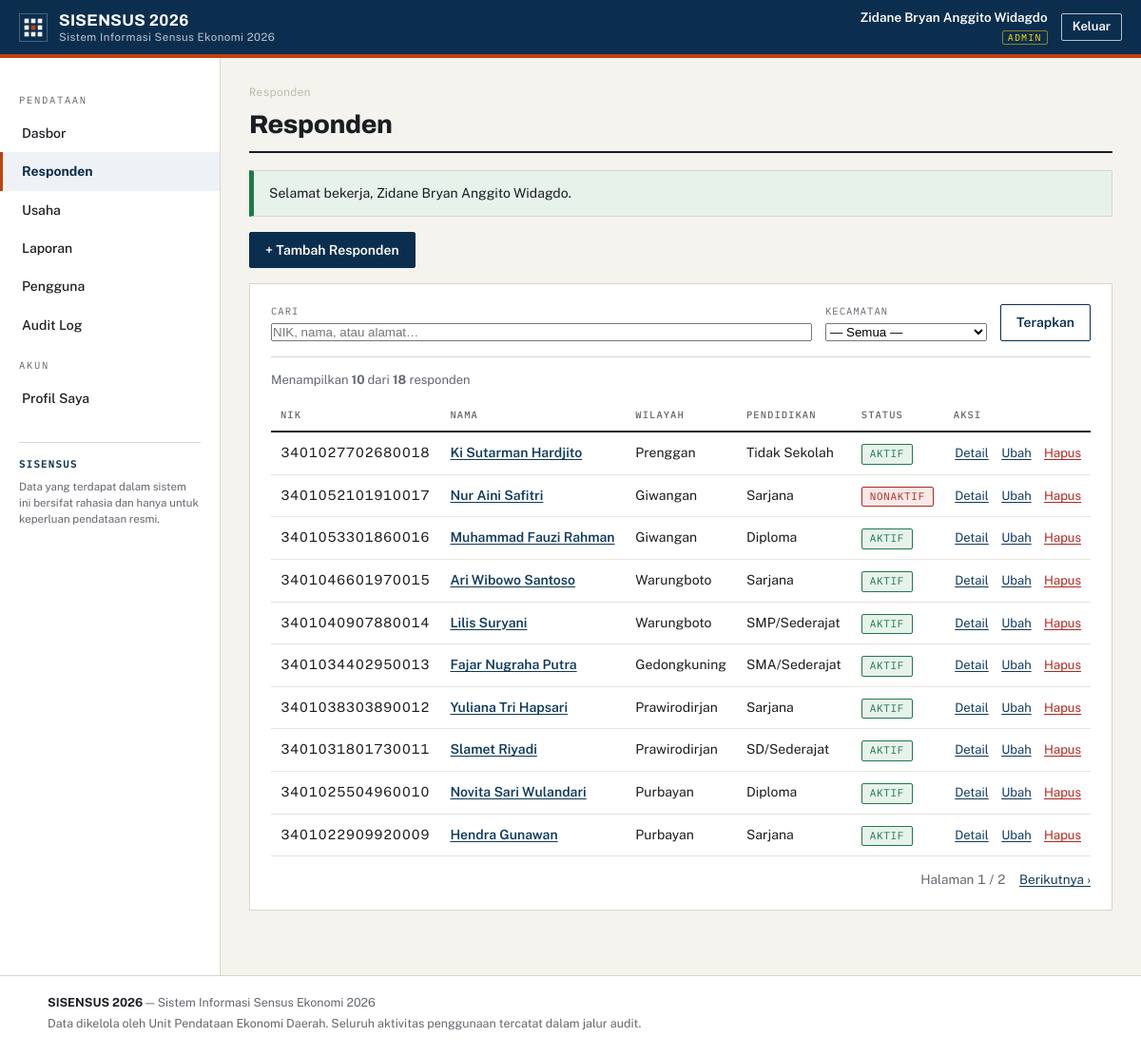
/responden/index.php (signed in), run on the app's committed database.
### tables this page shows
CREATE TABLE users (
  id                    INT UNSIGNED NOT NULL AUTO_INCREMENT,
  username              VARCHAR(50)  NOT NULL,
  email                 VARCHAR(120) NOT NULL,
  password_hash         VARCHAR(255) NOT NULL,
  full_name             VARCHAR(100) NOT NULL,
  role                  ENUM('admin','operator','pimpinan') NOT NULL DEFAULT 'operator',
  is_active             TINYINT(1)   NOT NULL DEFAULT 1,
  failed_login_attempts INT UNSIGNED NOT NULL DEFAULT 0,
  locked_until          DATETIME     NULL DEFAULT NULL,
  last_login_at         DATETIME     NULL DEFAULT NULL,
  created_at            DATETIME     NOT NULL DEFAULT CURRENT_TIMESTAMP,
  updated_at            DATETIME     NOT NULL DEFAULT CURRENT_TIMESTAMP ON UPDATE CURRENT_TIMESTAMP,
  PRIMARY KEY (id),
  UNIQUE KEY uq_users_username (username),
  UNIQUE KEY uq_users_email (email),
  KEY idx_users_role (role)
);

CREATE TABLE responden (
  id               INT UNSIGNED NOT NULL AUTO_INCREMENT,
  nik              VARCHAR(16)  NOT NULL,
  nama_lengkap     VARCHAR(100) NOT NULL,
  jenis_kelamin    ENUM('L','P') NOT NULL,
  tanggal_lahir    DATE         NOT NULL,
  alamat           VARCHAR(255) NOT NULL,
  wilayah_id       INT UNSIGNED NOT NULL,
  telepon          VARCHAR(20)  NULL DEFAULT NULL,
  pendidikan       ENUM('Tidak Sekolah','SD/Sederajat','SMP/Sederajat',
                        'SMA/Sederajat','Diploma','Sarjana','Pascasarjana')
                   NOT NULL DEFAULT 'SMA/Sederajat',
  pekerjaan_utama  VARCHAR(100) NULL DEFAULT NULL,
  status           ENUM('aktif','nonaktif') NOT NULL DEFAULT 'aktif',
  created_by       INT UNSIGNED NULL DEFAULT NULL,
  created_at       DATETIME     NOT NULL DEFAULT CURRENT_TIMESTAMP,
  updated_at       DATETIME     NOT NULL DEFAULT CURRENT_TIMESTAMP ON UPDATE CURRENT_TIMESTAMP,
  PRIMARY KEY (id),
  UNIQUE KEY uq_responden_nik (nik),
  KEY idx_responden_nama (nama_lengkap),
  KEY idx_responden_wilayah (wilayah_id),
  KEY idx_responden_creator (created_by),
  CONSTRAINT fk_responden_wilayah FOREIGN KEY (wilayah_id)
    REFERENCES wilayah (id) ON DELETE RESTRICT ON UPDATE CASCADE,
  CONSTRAINT fk_responden_creator FOREIGN KEY (created_by)
    REFERENCES users (id) ON DELETE SET NULL ON UPDATE CASCADE
);

CREATE TABLE wilayah (
  id        INT UNSIGNED NOT NULL AUTO_INCREMENT,
  kode      VARCHAR(16)  NOT NULL,
  nama      VARCHAR(100) NOT NULL,
  tingkat   ENUM('kota','kecamatan','kelurahan') NOT NULL,
  parent_id INT UNSIGNED NULL DEFAULT NULL,
  PRIMARY KEY (id),
  UNIQUE KEY uq_wilayah_kode (kode),
  KEY idx_wilayah_parent (parent_id),
  CONSTRAINT fk_wilayah_parent FOREIGN KEY (parent_id)
    REFERENCES wilayah (id) ON DELETE RESTRICT ON UPDATE CASCADE
);

### app/helpers.php (called while the page is built, shortened)
<?php
function e(?string $value): string
{
    return htmlspecialchars((string)$value, ENT_QUOTES | ENT_SUBSTITUTE, 'UTF-8');
}
function u(string $path): string
{
    return BASE_URL . '/' . ltrim($path, '/');
}
function flash_get(): ?array
{
    if (isset($_SESSION['flash'])) {
        $f = $_SESSION['flash'];
        return $f;
    }
    return null;
}
function int_input(string $key, int $default = 0): int
{
    $v = $_GET[$key] ?? $_POST[$key] ?? $default;
    return (int)$v;
}
function str_input(string $key, string $default = ''): string
{
    $v = $_GET[$key] ?? $_POST[$key] ?? $default;
    return is_string($v) ? trim($v) : $default;
}

### app/auth.php (called while the page is built, shortened)
<?php
function current_user(): ?array
{
    static $cached = false;
    static $user = null;
    if ($cached) return $user;
    $cached = true;
    $stmt = db()->prepare(
        'SELECT id, username, email, full_name, role, is_active
         FROM users WHERE id = ? AND is_active = 1 LIMIT 1'
    );
    $stmt->execute([(int)$_SESSION['user_id']]);
    $user = $stmt->fetch() ?: null;
    return $user;
}
function is_logged_in(): bool
{
    return current_user() !== null;
}
function require_login(): array
{
    $user = current_user();
    return $user;
}
function can_edit_data(): bool
{
    $user = current_user();
    return $user !== null && in_array($user['role'], ['admin', 'operator'], true);
}

### app/db.php (called while the page is built, shortened)
<?php
function db(): PDO
{
    static $pdo = null;
    if ($pdo === null) {
        $dsn = sprintf(
            'mysql:host=%s;port=%s;dbname=%s;charset=utf8mb4',
            DB_HOST, DB_PORT, DB_NAME
        );
        try {
            $pdo = new PDO($dsn, DB_USER, DB_PASS, [
                PDO::ATTR_ERRMODE            => PDO::ERRMODE_EXCEPTION,
                PDO::ATTR_DEFAULT_FETCH_MODE => PDO::FETCH_ASSOC,
                PDO::ATTR_EMULATE_PREPARES   => false,
                PDO::ATTR_STRINGIFY_FETCHES  => false,
            ]);
        } catch (PDOException $e) {
            error_log('[DB] ' . $e->getMessage());
            http_response_code(500);
            echo '<!doctype html><html lang="id"><meta charset="utf-8">'
               . '<title>Kesalahan Server</title>'
               . '<body style="font-family:sans-serif;text-align:center;padding-top:10vh">'
               . '<h1>503 — Layanan basis data tidak tersedia</h1>'
               . '<p>Silakan hubungi administrator sistem.</p></body></html>';
            exit;
        }
    }
    return $pdo;
}

### app/bootstrap.php (called while the page is built, shortened)
<?php
require_once __DIR__ . '/db.php';
require_once __DIR__ . '/helpers.php';
require_once __DIR__ . '/auth.php';
if (is_logged_in()) {
    $now = time();
    if (isset($_SESSION['last_activity']) && ($now - $_SESSION['last_activity']) > SESSION_IDLE_TIMEOUT) {
        audit_log('LOGOUT_IDLE', null, null, 'Sesi berakhir karena idle');
        session_unset();
        session_destroy();
        session_start();
        session_regenerate_id(true);
        flash_set('peringatan', 'Sesi Anda berakhir karena tidak ada aktivitas. Silakan masuk kembali.');
        redirect('login.php');
    }
    if (isset($_SESSION['session_start']) && ($now - $_SESSION['session_start']) > SESSION_ABS_TIMEOUT) {
        audit_log('LOGOUT_ABSOLUTE', null, null, 'Sesi mencapai batas absolut');
        session_unset();
        session_destroy();
        session_start();
        session_regenerate_id(true);
        flash_set('peringatan', 'Masa sesi habis. Silakan masuk kembali.');
        redirect('login.php');
    }
    $_SESSION['last_activity'] = $now;
    if (!isset($_SESSION['session_start'])) {
        $_SESSION['session_start'] = $now;
    }
}

### responden/index.php (the view, shortened to what this page needs)
<?php
require_once __DIR__ . '/../app/bootstrap.php';
$user = require_login();
$q        = str_input('q', '');
$wilayah  = int_input('wilayah', 0);
$page     = max(1, int_input('page', 1));
$perPage  = 10;
$where  = [];
$whereSql = $where ? ('WHERE ' . implode(' AND ', $where)) : '';
$countStmt = db()->prepare("SELECT COUNT(*) c FROM responden r {$whereSql}");
$countStmt->execute();
$total = (int)$countStmt->fetch()['c'];
$pages = max(1, (int)ceil($total / $perPage));
$page  = min($page, $pages);
$offset = ($page - 1) * $perPage;
$sql = "SELECT r.*, w.nama wilayah_nama, w.tingkat wilayah_tingkat, cu.full_name pencatat
        FROM responden r
        JOIN wilayah w ON w.id = r.wilayah_id
        LEFT JOIN users cu ON cu.id = r.created_by
        {$whereSql}
        ORDER BY r.id DESC
        LIMIT {$perPage} OFFSET {$offset}";
$stmt = db()->prepare($sql);
$stmt->execute();
$rows = $stmt->fetchAll();
$active = 'responden';
$page_title = 'Responden';
$breadcrumb = ['Responden' => null];
require __DIR__ . '/../templates/header_app.php';
?>
<?php if ($canEdit): ?>
<div class="page-actions">
  <a class="btn btn-primary" href="<?= e(u('responden/tambah.php')) ?>">+ Tambah Responden</a>
</div>
<?php endif; ?>
<section class="panel">
  <form class="filterbar" method="get" action="<?= e(u('responden/index.php')) ?>">
    <div class="filter-field filter-grow">
      <label for="q">Cari</label>
      <input type="text" id="q" name="q" value="<?= e($q) ?>" placeholder="NIK, nama, atau alamat…">
    </div>
    <div class="filter-field">
      <label for="wilayah">Kecamatan</label>
      <select id="wilayah" name="wilayah">
        <option value="0">— Semua —</option>
      </select>
    </div>
    <div class="filter-actions">
      <button class="btn" type="submit">Terapkan</button>
    </div>
  </form>
  <p class="result-count">Menampilkan <strong><?= count($rows) ?></strong> dari <strong><?= number_format($total, 0, ',', '.') ?></strong> responden</p>
  <table class="table">
    <thead>
      <tr>
        <th>NIK</th><th>Nama</th><th>Wilayah</th><th>Pendidikan</th><th>Status</th><th class="td-right">Aksi</th>
      </tr>
    </thead>
    <tbody>
    <?php if (!$rows): ?>
      <tr><td colspan="6" class="empty">Tidak ada responden yang cocok dengan pencarian.</td></tr>
    <?php else: foreach ($rows as $row): ?>
      <tr>
        <td class="td-num"><?= e($row['nik']) ?></td>
        <td><a class="row-link" href="<?= e(u('responden/detail.php?id=' . (int)$row['id'])) ?>"><?= e($row['nama_lengkap']) ?></a></td>
        <td><?= e($row['wilayah_nama']) ?></td>
        <td><?= e($row['pendidikan']) ?></td>
        <td><span class="badge badge-<?= e($row['status']) ?>"><?= e($row['status']) ?></span></td>
        <td class="td-right row-actions">
          <a href="<?= e(u('responden/detail.php?id=' . (int)$row['id'])) ?>">Detail</a>
          <?php if ($canEdit): ?>
            <a href="<?= e(u('responden/ubah.php?id=' . (int)$row['id'])) ?>">Ubah</a>
            <form method="post" action="<?= e(u('responden/hapus.php')) ?>" class="inline-form" data-confirm="Hapus responden <?= e($row['nama_lengkap']) ?>? Tindakan ini tidak dapat dibatalkan.">
              <button class="link-danger" type="submit">Hapus</button>
            </form>
          <?php endif; ?>
        </td>
      </tr>
    <?php endforeach; endif; ?>
    </tbody>
  </table>
  <?php if ($pages > 1): ?>
    <nav class="pagination" aria-label="Paginasi">
      <?php
      $mk = fn(int $p) => u('responden/index.php?' . http_build_query(['q' => $q, 'wilayah' => $wilayah, 'page' => $p]));
      ?>
      <span class="pagination-info">Halaman <?= $page ?> / <?= $pages ?></span>
      <?php if ($page < $pages): ?><a href="<?= e($mk($page + 1)) ?>">Berikutnya ›</a><?php endif; ?>
    </nav>
  <?php endif; ?>
</section>
<?php require __DIR__ . '/../templates/footer.php'; ?>

### templates/header_app.php (shortened to what this page needs)
<?php
$user = current_user();
$canEdit = can_edit_data();
$isAdmin = ($user['role'] ?? '') === 'admin';
$nav = [
    'dashboard'  => ['label' => 'Dasbor',            'url' => 'dashboard.php',      'show' => true],
    'responden'  => ['label' => 'Responden',         'url' => 'responden/index.php','show' => true],
    'usaha'      => ['label' => 'Usaha',             'url' => 'usaha/index.php',    'show' => true],
    'laporan'    => ['label' => 'Laporan',           'url' => 'laporan.php',        'show' => true],
    'pengguna'   => ['label' => 'Pengguna',          'url' => 'pengguna/index.php', 'show' => $isAdmin],
    'audit'      => ['label' => 'Audit Log',         'url' => 'audit_log.php',      'show' => $isAdmin],
];
?>
<!doctype html>
<html lang="id">
<head>
<link rel="stylesheet" href="<?= e(u('assets/css/style.css')) ?>">
</head>
<body class="app">
<header class="app-topbar">
  <div class="app-topbar-inner">
    <div class="app-topbar-left">
      <a class="brand brand-on-dark" href="<?= e(u('dashboard.php')) ?>">
        <img class="brand-mark" src="<?= e(u('assets/img/logo.svg')) ?>" alt="Logo <?= e(APP_NAME) ?>" width="30" height="30">
        <span class="brand-text">
          <strong><?= e(APP_NAME) ?> <?= e(APP_YEAR) ?></strong>
          <span><?= e(APP_NAME_LONG) ?></span>
        </span>
      </a>
    </div>
    <div class="app-topbar-right">
      <div class="user-chip">
        <span class="user-chip-name"><?= e($user['full_name'] ?? '-') ?></span>
        <span class="user-chip-role"><?= e(strtoupper($user['role'] ?? '-')) ?></span>
      </div>
      <form method="post" action="<?= e(u('logout.php')) ?>" class="inline-form">
        <button class="btn btn-outline-light btn-sm" type="submit">Keluar</button>
      </form>
    </div>
  </div>
</header>
<div class="app-shell">
  <nav class="app-sidenav" id="app-sidenav" aria-label="Navigasi utama">
    <p class="sidenav-caption">Pendataan</p>
    <?php foreach ($nav as $key => $item): if (!$item['show']) continue; ?>
      <a class="sidenav-link<?= ($active ?? '') === $key ? ' is-active' : '' ?>" href="<?= e(u($item['url'])) ?>"><?= e($item['label']) ?></a>
    <?php endforeach; ?>
    <p class="sidenav-caption">Akun</p>
    <a class="sidenav-link<?= ($active ?? '') === 'profil' ? ' is-active' : '' ?>" href="<?= e(u('profil.php')) ?>">Profil Saya</a>
    <div class="sidenav-foot">
      <p class="sidenav-foot-title"><?= e(APP_NAME) ?></p>
      <p class="sidenav-foot-text">Data yang terdapat dalam sistem ini bersifat rahasia dan hanya untuk keperluan pendataan resmi.</p>
    </div>
  </nav>
  <main class="app-content" id="main-content">
    <?php if (!empty($breadcrumb)): ?>
      <nav class="breadcrumb" aria-label="Breadcrumb">
        <?php foreach ($breadcrumb as $label => $url): ?>
          <?php if ($url): ?>
            <a href="<?= e(u($url)) ?>"><?= e($label) ?></a><span aria-hidden="true">/</span>
          <?php else: ?>
            <span class="breadcrumb-here" aria-current="page"><?= e($label) ?></span>
          <?php endif; ?>
        <?php endforeach; ?>
      </nav>
    <?php endif; ?>
    <div class="page-head">
      <h1 class="page-title"><?= e($page_title ?? '') ?></h1>
    </div>
    <?php $flash = flash_get(); if ($flash): ?>
      <div class="flash flash-<?= e($flash['type']) ?>" role="status">
        <p><?= e($flash['msg']) ?></p>
      </div>
    <?php endif; ?>

### data on the page
users: full_name "Zidane Bryan Anggito Widagdo", role "ADMIN"
responden: nik "3401027702680018", nama_lengkap "Ki Sutarman Hardjito", wilayah.nama "Prenggan", pendidikan "Tidak Sekolah", status "AKTIF"
responden: nik "3401052101910017", nama_lengkap "Nur Aini Safitri", wilayah.nama "Giwangan", pendidikan "Sarjana", status "NONAKTIF"
responden: nik "3401053301860016", nama_lengkap "Muhammad Fauzi Rahman", wilayah.nama "Giwangan", pendidikan "Diploma", status "AKTIF"
responden: nik "3401046601970015", nama_lengkap "Ari Wibowo Santoso", wilayah.nama "Warungboto", pendidikan "Sarjana", status "AKTIF"
responden: nik "3401040907880014", nama_lengkap "Lilis Suryani", wilayah.nama "Warungboto", pendidikan "SMP/Sederajat", status "AKTIF"
responden: nik "3401034402950013", nama_lengkap "Fajar Nugraha Putra", wilayah.nama "Gedongkuning", pendidikan "SMA/Sederajat", status "AKTIF"
responden: nik "3401038303890012", nama_lengkap "Yuliana Tri Hapsari", wilayah.nama "Prawirodirjan", pendidikan "Sarjana", status "AKTIF"
responden: nik "3401031801730011", nama_lengkap "Slamet Riyadi", wilayah.nama "Prawirodirjan", pendidikan "SD/Sederajat", status "AKTIF"
responden: nik "3401025504960010", nama_lengkap "Novita Sari Wulandari", wilayah.nama "Purbayan", pendidikan "Diploma", status "AKTIF"
responden: nik "3401022909920009", nama_lengkap "Hendra Gunawan", wilayah.nama "Purbayan", pendidikan "Sarjana", status "AKTIF"

### other printed values
APP_NAME "SISENSUS"
APP_YEAR "2026"
APP_NAME_LONG "Sistem Informasi Sensus Ekonomi 2026"
$item['label'] "Dasbor"
$item['label'] "Responden"
$item['label'] "Usaha"
$item['label'] "Laporan"
$item['label'] "Pengguna"
$item['label'] "Audit Log"
$label "Responden"
$page_title "Responden"
$flash['msg'] "Selamat bekerja, Zidane Bryan Anggito Widagdo."
count($rows) "10"
$total "18"
$page "1"
